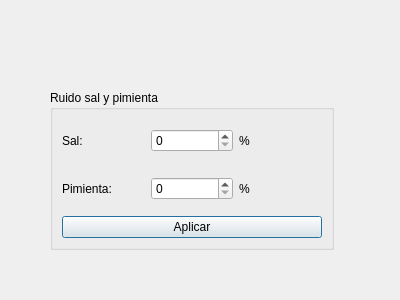
<?xml version="1.0" encoding="UTF-8"?>
<ui version="4.0">
 <class>SalPimienta</class>
 <widget class="QDialog" name="SalPimienta">
  <property name="geometry">
   <rect>
    <x>0</x>
    <y>0</y>
    <width>400</width>
    <height>300</height>
   </rect>
  </property>
  <property name="windowTitle">
   <string>Dialog</string>
  </property>
  <widget class="QGroupBox" name="groupBox">
   <property name="geometry">
    <rect>
     <x>50</x>
     <y>90</y>
     <width>284</width>
     <height>160</height>
    </rect>
   </property>
   <property name="title">
    <string>Ruido sal y pimienta</string>
   </property>
   <layout class="QGridLayout" name="gridLayout_2">
    <item row="0" column="0">
     <layout class="QHBoxLayout" name="horizontalLayout">
      <item>
       <widget class="QLabel" name="label">
        <property name="text">
         <string>Sal:</string>
        </property>
       </widget>
      </item>
      <item>
       <widget class="QSpinBox" name="spinBoxSal">
        <property name="maximum">
         <number>100</number>
        </property>
       </widget>
      </item>
      <item>
       <widget class="QLabel" name="label_3">
        <property name="text">
         <string>%</string>
        </property>
       </widget>
      </item>
     </layout>
    </item>
    <item row="1" column="0">
     <layout class="QHBoxLayout" name="horizontalLayout_2">
      <item>
       <widget class="QLabel" name="label_2">
        <property name="text">
         <string>Pimienta:</string>
        </property>
       </widget>
      </item>
      <item>
       <widget class="QSpinBox" name="spinBoxPimienta">
        <property name="maximum">
         <number>100</number>
        </property>
       </widget>
      </item>
      <item>
       <widget class="QLabel" name="label_4">
        <property name="text">
         <string>%</string>
        </property>
       </widget>
      </item>
     </layout>
    </item>
    <item row="2" column="0">
     <widget class="QPushButton" name="pushButtonSalPimienta">
      <property name="text">
       <string>Aplicar</string>
      </property>
     </widget>
    </item>
   </layout>
  </widget>
 </widget>
 <resources/>
 <connections/>
</ui>
